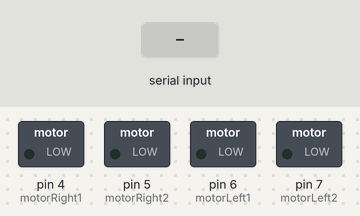
The sketch below on a simulated Arduino Uno, built with avr-gcc and run on an emulated ATmega328P. On the bench: switched loads named in the sketch (green lamp = pin HIGH). Inputs (shaded band) come from the test bench. What the sketch prints to the serial monitor is not drawn.

Above: at 1.2 s.
1.3 s: "f" received over the second serial link
At 2.5 s:
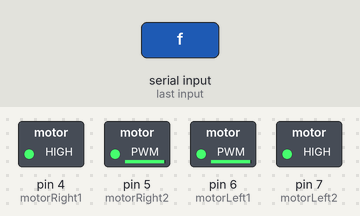
2.8 s: "b" received over the second serial link
At 3.6 s:
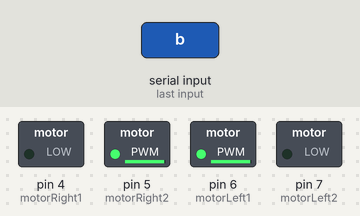
4.3 s: "r" received over the second serial link
At 4.8 s:
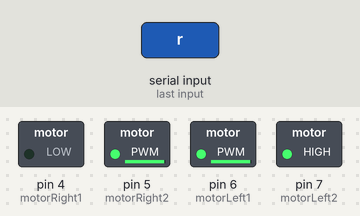
5.8 s: "l" received over the second serial link
At 7.0 s:
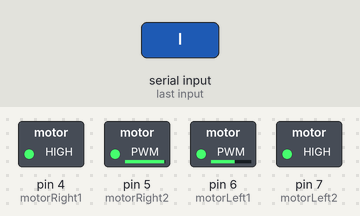
7.3 s: "s" received over the second serial link
At 8.2 s:
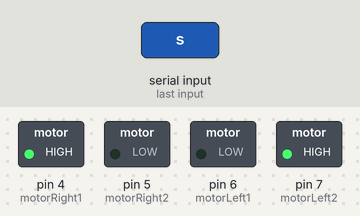
Timing chart, 0 to 9.8 s (numbered marks = the images above; inputs shaded):
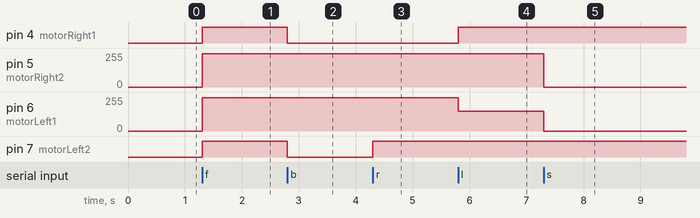

The sketch:

car.ino
```cpp
#include <SoftwareSerial.h>

#define motorRight1 4       // Правый мотор.
#define motorRight2 5
#define motorLeft1 6        // Левый мотор.
#define motorLeft2 7

SoftwareSerial mySerial(0, 1); // RX, TX

int speed = 250;
char message = 's';

void setup() {
  Serial.begin(115200);
  mySerial.begin(115200);
  pinMode (motorRight1, OUTPUT);
  pinMode (motorRight2, OUTPUT);
  pinMode (motorLeft1, OUTPUT);
  pinMode (motorLeft2, OUTPUT);
}

void loop() {
  if (mySerial.available() > 0) {
    char message = (char)mySerial.read();
    Serial.write(message);

    if (message == 'f') {
      forward();
    }
    else if (message == 'b') {
      backward();
    }
    else if (message == 'r') {
      rotate_right();
    }
    else if (message == 'l') {
      rotate_left();
    }
    else if (message == 's') {
      stop();
    }
  }
}

void forward() {
  digitalWrite (motorLeft2, HIGH);
  analogWrite (motorLeft1, speed);
  digitalWrite (motorRight1, HIGH);
  analogWrite (motorRight2, speed);
}
void backward() {
  digitalWrite (motorLeft2, LOW);
  analogWrite (motorLeft1, speed);
  digitalWrite (motorRight1, LOW);
  analogWrite (motorRight2, speed);
}
void rotate_right() {
  digitalWrite (motorLeft2, HIGH);
  analogWrite (motorLeft1, speed);
  digitalWrite (motorRight1, LOW);
  analogWrite (motorRight2, speed);
}
void rotate_left() {
  digitalWrite (motorLeft2, HIGH);
  analogWrite (motorLeft1, 150);
  digitalWrite (motorRight1, HIGH);
  analogWrite (motorRight2, speed);
}
void stop() {
  analogWrite(motorLeft1, 0);
  analogWrite(motorRight2, 0);
}
```

Measured:
- after the input at 1.3 s, pin 4 (motorRight1), pin 7 (motorLeft2): LOW → HIGH at once; pin 5 (motorRight2), pin 6 (motorLeft1): 0/255 → 250/255 at once
- after the input at 2.8 s, pin 4 (motorRight1), pin 7 (motorLeft2): HIGH → LOW at once
- after the input at 4.3 s, pin 7 (motorLeft2): LOW → HIGH at once
- after the input at 5.8 s, pin 4 (motorRight1): LOW → HIGH at once; pin 6 (motorLeft1): 250/255 → 150/255 at once
- after the input at 7.3 s, pin 5 (motorRight2): 250/255 → 0/255 at once; pin 6 (motorLeft1): 150/255 → 0/255 at once
